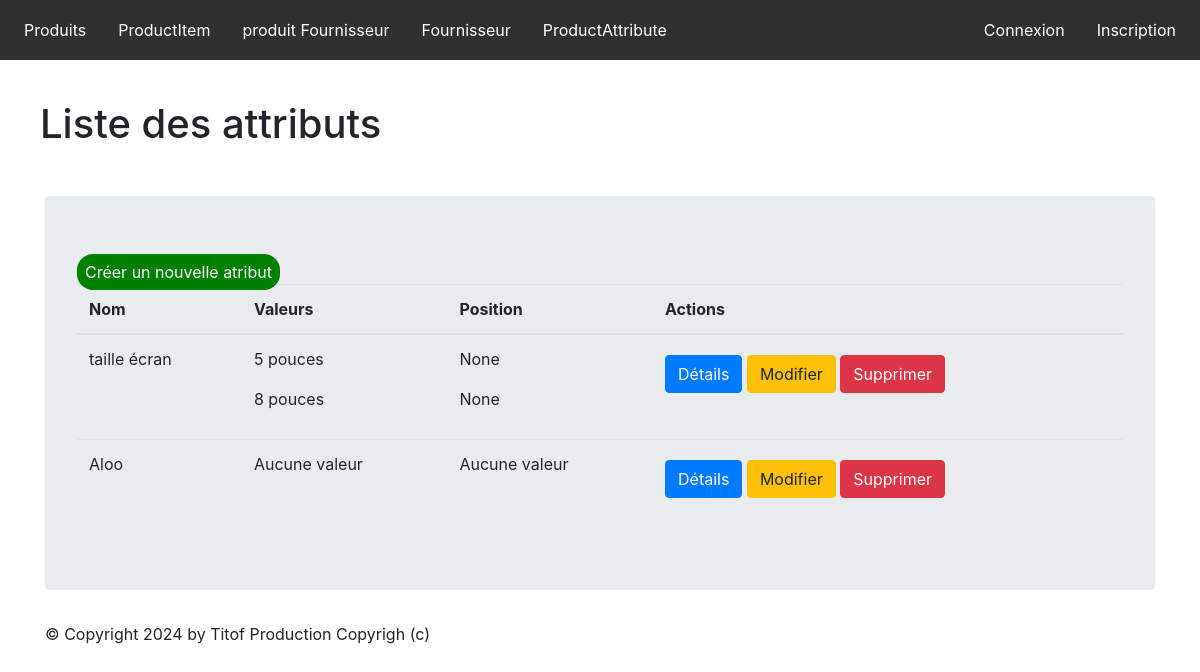
The app's page /monapp/productAttribute/list with its own data.
### monapp/models.py (models this page shows, shortened)
class ProductAttribute(models.Model):
    class Meta:
        verbose_name = "Attribut"
    name =  models.CharField(max_length=100)

class ProductAttributeValue(models.Model):
    class Meta:
        verbose_name = "Valeur attribut"
        ordering = ['position']
    value              = models.CharField(max_length=100)
    product_attribute  = models.ForeignKey('ProductAttribute', verbose_name="Unité", on_delete=models.CASCADE)
    position           = models.PositiveSmallIntegerField("Position", null=True, blank=True)

### monapp/views.py (the view)
# urls.py: path("productAttribute/list",views.ProductAttributeListView.as_view(),name="productAttribute-list"),
class ProductAttributeListView(ListView):
    model = ProductAttribute
    template_name = "monapp/list_productsAttribute.html"
    context_object_name = "product"
    def get_queryset(self ):
        return ProductAttribute.objects.all()
    def get_context_data(self, **kwargs):
        context = super(ProductAttributeListView, self).get_context_data(**kwargs)
        context['titremenu'] = "Liste des attributs"
        return context

### monapp/templates/monapp/list_productsAttribute.html
{% extends 'monapp/base.html' %}
{% block menu %}
    <h1>    {{ titremenu }}    </h1>
{% endblock %}
{% block contenu %}
<table class="table">
    <a class="btnCree" href="{% url 'productAttribute-add' %}">Créer un nouvelle atribut</a>
    <thead>
    <th>Nom</th>
    <th>Valeurs</th>
    <th>Position</th>
    <th>Actions</th>
    </thead>
    <tbody>
    {% for attribute in product %}
    <tr>
    <td>{{ attribute.name}}</td>
    <td>
    {% for value in attribute.productattributevalue_set.all %}
        <p>{{ value.value }}</p>
        {% empty %}
        <p>Aucune valeur</p>
        {% endfor %}
        </td>
        <td>
        {% for value in attribute.productattributevalue_set.all %}
            <p>{{ value.position }}</p>
            {% empty %}
            <p>Aucune valeur</p>
        {% endfor %}
        </td>
        <td>
        <a href="{% url 'productAttribute-detail' attribute.id %}" class="btn btn-primary mt-2">Détails</a>
        <a href="{% url 'productAttribute-update' attribute.id %}" class="btn btn-warning mt-2">Modifier</a>
        <a href="{% url 'productAttribute-delete' attribute.id %}" class="btn btn-danger mt-2">Supprimer</a>
        </td>
        </tr>
    {% endfor %}
    </tbody>
</table>
{% endblock %}

### static/css/styles.css (style rules this page uses)
*, ul, li { padding: 0; margin: 0; }
a { text-decoration: none; }
h1 { padding: 1em; }
.btnCree { padding: .5em; background-color: green; color: white; border-radius: 1em; }

### records on screen
ProductAttribute: name "taille écran"
ProductAttributeValue: value "5 pouces", position "None"
ProductAttributeValue: value "8 pouces", position "None"
ProductAttribute: name "Aloo"

### other values on screen
{{ titremenu }} "Liste des attributs"
